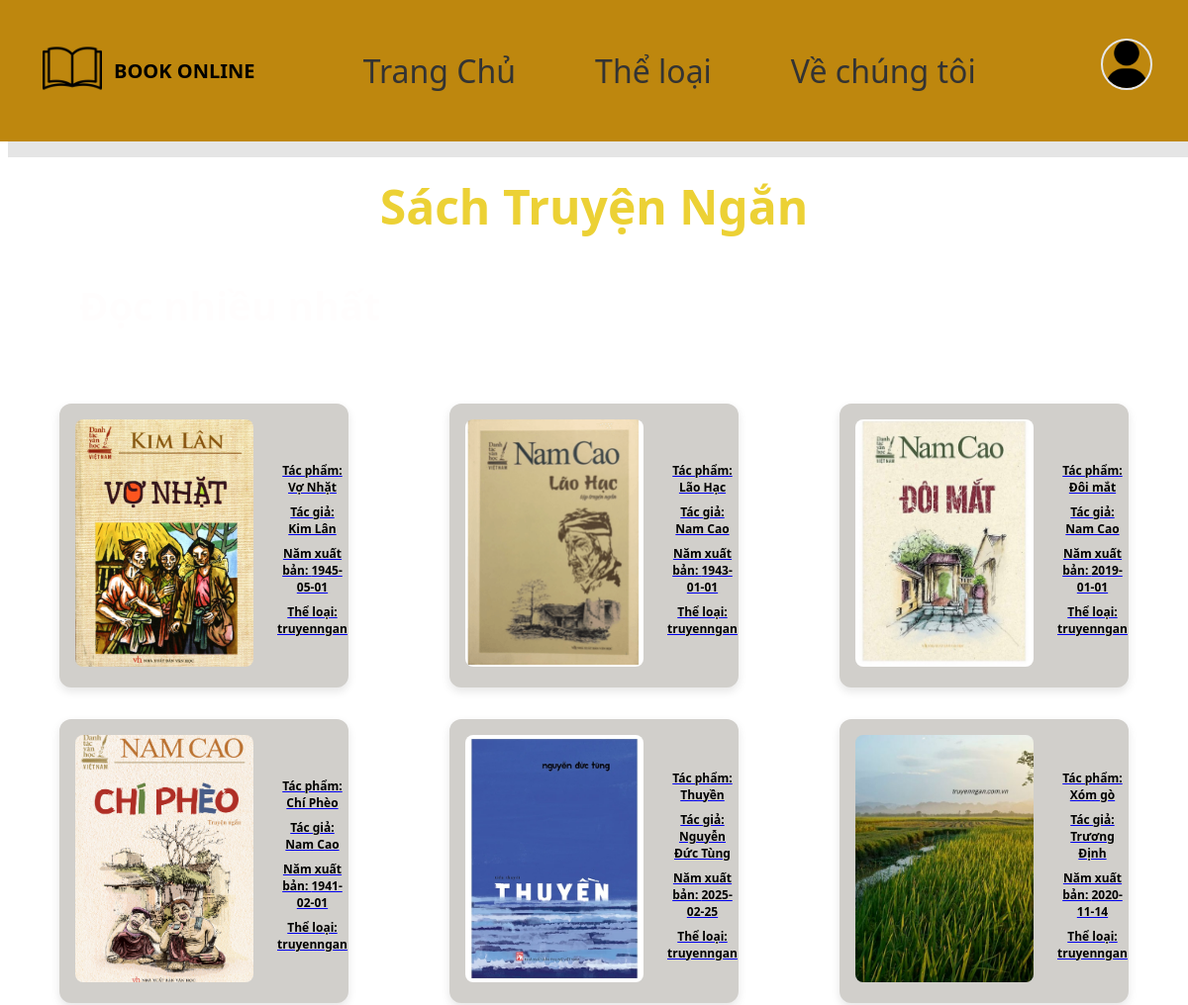
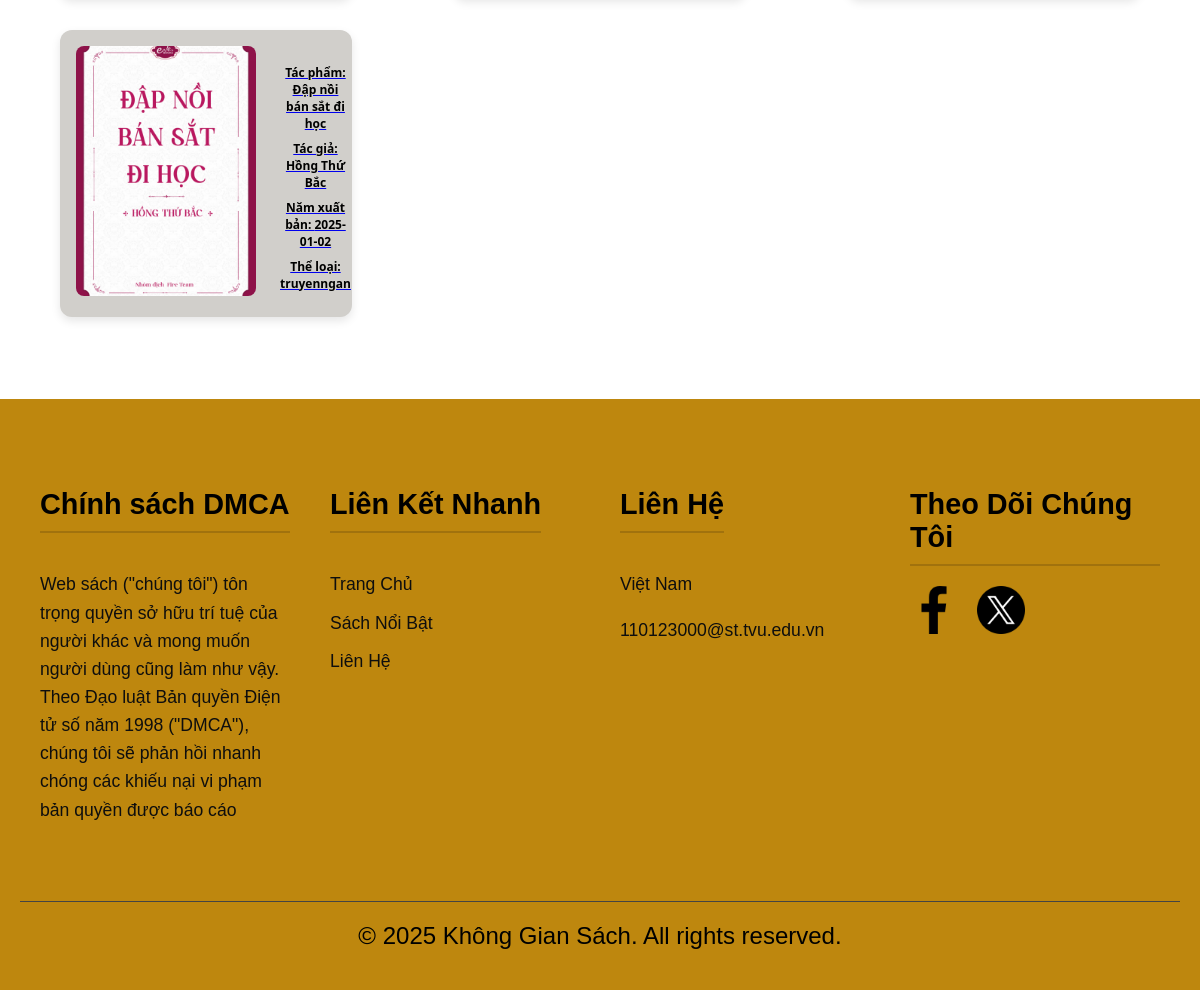
Screenshot of /Pages/genre.php?title=truyenngan with the database file from the repository (2 pictures, top to bottom).
### tables this page shows
CREATE TABLE books (
            id INTEGER PRIMARY KEY AUTOINCREMENT,
            title TEXT NOT NULL,
            author TEXT NOT NULL,
            cover_image_url TEXT, -- Vẫn giữ tên cột này nhưng sẽ lưu đường dẫn tệp
            summary TEXT,
            published_date TEXT,
            read_link TEXT UNIQUE
        , genre TEXT);

### Pages/genre.php (the view, shortened to what this page needs)
<!DOCTYPE html>
<html lang="en">
<head>
  <link rel="stylesheet" href="https://cdnjs.cloudflare.com/ajax/libs/font-awesome/6.5.2/css/all.min.css">
 <link rel="stylesheet" href="../../css/The_loai.css">
</head>
 <header><?php include '../Elements/header.php'; ?></header>
<body style="padding-top: 2rem;">
 <?php  require_once '../Elements/connect.php';
    $pdo = connect_db();
    $genre_param = isset($_GET['title']) ? $_GET['title'] : '';
    $display_title = 'Thể Loại Sách';
    $genre_mapping = [
        'ngontinh' => ['Sách Ngôn Tình', 'Ngôn Tình'],
        'tieuthuyet' => ['Sách Tiểu Thuyết', 'Tiểu Thuyết'],
        'kinhdi' => ['Sách Kinh Dị', 'Kinh Dị'],
        'hdpl' => ['Sách Hành Động & Phiêu Lưu', 'Hành Động,Phiêu Lưu'],
        'truyen3d' => ['Sách Truyện 3D', 'Truyện 3D'],
        'truyenngan' => ['Sách Truyện Ngắn', 'Truyện Ngắn'],
        'lichsu' => ['Sách Lịch Sử', 'Lịch Sử'],
        'tamly' => ['Sách Tâm Lý', 'Tâm Lý'],
        'cotich' => ['Sách Cổ Tích', 'Cổ Tích'],
    ];
    if (isset($genre_mapping[$genre_param])) {
        $display_title = $genre_mapping[$genre_param][0];
    }
    ?>
    <h1 class="tieude"><?php echo $display_title; ?></h1>
<p style="font-size: 2.5rem; margin-left: 5rem; font-weight: bold; color: #fffdfd;">Đọc nhiều nhất</p>
 <div class="featured-books">
        <?php
        $books = [];
        if (!empty($genre_param)) {
            $stmt = $pdo->prepare("SELECT * FROM books WHERE genre LIKE :genre_pattern ORDER BY id DESC LIMIT 8");
            $stmt->bindValue(':genre_pattern', '%' . $genre_param . '%');
            $stmt->execute();
            $books = $stmt->fetchAll();
        }
        if (count($books) > 0) {
            foreach ($books as $book) {
                ?>
                <div class="book-item">
                    <a href="../Pages/Read.php?id=<?php echo htmlspecialchars($book['id']); ?>">
                                <?php if (!empty($book['cover_image_url'])): ?>
                          <img src="../Admin/<?php echo htmlspecialchars($book['cover_image_url']); ?>" alt="Ảnh bìa" >
                            <?php else: ?>
                                            <img src="https://placehold.co/64x80/cccccc/333333?text=Không+Ảnh" alt="Không Ảnh" title="Không Ảnh Bìa">
                                        <?php endif; ?>
                    </a>
                    <a href="<?php echo htmlspecialchars($book['read_link']); ?>">
                        <div class="book-info">
                            <div class="book-title">Tác phẩm: <?php echo htmlspecialchars($book['title']); ?></div>
                            <div class="book-title">Tác giả: <?php echo htmlspecialchars($book['author']); ?></div>
                            <div class="book-title">Năm xuất bản: <?php echo htmlspecialchars($book['published_date']); ?></div>
                            <div class="book-title">Thể loại: <?php echo htmlspecialchars($book['genre']); ?></div>
                            </div>
                    </a>
                </div>
                <?php
            }
        } else {
            echo "<p style='font-size: 2rem; margin-left: 5rem; color: #ccc;'>Không tìm thấy sách nào cho thể loại này.</p>";
        }
        ?>
</div>
</body>
<footer><?php include '../Elements/footer.html'; ?></footer>
</html>

### Elements/header.php (shortened to what this page needs)
 <link rel="stylesheet" href="https://cdnjs.cloudflare.com/ajax/libs/font-awesome/6.5.2/css/all.min.css">
    <link rel="stylesheet" href="../css/header.css">
<table cellpadding="5">
    <tr>
        <td>
            <img src="../images/logo/book.png" alt="" width="60">
        </td>
        <td>
            <a href="#" class="logo"
                style="font-size: 20px; font-weight: bold; text-decoration: none; color: black;">BOOK
                ONLINE</a>
        </td>
    </tr>
</table>
<div class="menu">
    <a href="../Pages/index.php">Trang Chủ</a>
    <div class="dropdown">
        <a href="#">Thể loại</a>
    </div>
    <a href="../Pages/aboutus.php">Về chúng tôi</a>
</div>
<div class="icons">
            <a href="../Pages/login.php" class="user">
                <?php if (!empty($_SESSION['profile_picture'])): ?>
                    <img src="../Admin/<?php echo htmlspecialchars($_SESSION['profile_picture']); ?>" alt="Ảnh bìa"
                    >
                    <?php else: ?>
                    <img src="../images/logo/user.png" alt="Không Ảnh">
                    <?php endif; ?>
            </a>
    </div>

### css/The_loai.css (style rules this page uses)
.featured-books { display: flex; flex-wrap: wrap; gap: 2rem; justify-content: center; padding: 2rem; row-gap: 5rem; }
.book-item { width: 350px; text-align: center; }
.book-item img { width: 100%; height: 400px; object-fit: cover; border-radius: 10px; }
.book-title { margin-top: 0.5rem; font-size: 1.4rem; color: #333; font-weight: bold; }
footer { background-color: #be870e; padding: 40px 20px; font-family: Arial, sans-serif; margin-top: 50px; }
.footer-content { display: flex; flex-wrap: wrap; justify-content: space-around; max-width: 1200px; margin: 0 auto; }
.footer-section { flex: 1; min-width: 250px; margin: 20px; }
.footer-section h3 { color: #000000; margin-bottom: 20px; font-size: 1.8rem; border-bottom: 2px solid #644604; padding-bottom: 10px; display: inline-block; }
.footer-section p, .footer-section ul { font-size: 1.1rem; line-height: 1.6; color: #0e0e0e; }
.footer-section ul { list-style: none; padding: 0; }
.footer-section ul li { margin-bottom: 10px; }
.footer-section ul li a { color: #0e0e0e; text-decoration: none; transition: color 0.3s ease; }
.footer-section.contact p { margin-bottom: 10px; }
.social-icons a { color: #fff; font-size: 1.8rem; margin-right: 15px; transition: color 0.3s ease; }
.footer-bottom { text-align: center; margin-top: 40px; padding-top: 20px; border-top: 1px solid #444; font-size: 1.5rem; color: #000000; }
.tieude { text-align: center; font-size: 3rem; margin-top: 9rem; color: #ecd135; font-weight: bold; }
.featured-books { display: flex; flex-wrap: wrap; justify-content: space-between; gap: 2rem; padding: 2rem 5%; }
.book-item { display: flex; align-items: center; background: #d1cfcb; border-radius: 12px; padding: 1rem; box-shadow: 0 4px 10px rgba(0, 0, 0, 0.1); width: calc(30% - 2rem); min-height: 100px; gap: 1.5rem; box-sizing: border-box; }
.book-item img { width: 180px; height: 250px; object-fit: cover; border-radius: 8px; flex-shrink: 0; }
.book-info { display: flex; flex-direction: column; justify-content: center; }
.book-title { font-size: 12px; color: #000000; }
body { margin: 0; font-family: 'Segoe UI', Tahoma, Geneva, Verdana, sans-serif; background: #ffffff; }

### css/header.css (style rules this page uses)
header { position: absolute; top: 0; left: 0; right: 0; background: #be870e; padding: 2rem 3%; display: flex; align-items: center; justify-content: space-between; z-index: 1000; box-shadow: 0.5rem 1rem rgba(0, 0, 0, 0.1); }
header .logo { font-size: 2rem; color: #333; font-weight: bold; }
.menu { display: flex; align-items: center; gap: 2rem; position: relative; }
.menu a { font-size: 2rem; color: #333; padding: 0 1.5rem; text-decoration: none !important; }
.icons a { font-size: 3rem; color: #333; margin-left: 1.5rem; }
.user img { width: 3rem; }
.dropdown { position: relative; }
.icons { position: relative; display: inline-block; }
.user img { width: 3rem; height: 3rem; border-radius: 50%; object-fit: cover; border: 2px solid #e5e7eb; }

### css/footer.css (style rules this page uses)
footer { background-color: #be870e; padding: 40px 20px; font-family: Arial, sans-serif; margin-top: 50px; }
.footer-content { display: flex; flex-wrap: wrap; justify-content: space-around; max-width: 1200px; margin: 0 auto; }
.footer-section { flex: 1; min-width: 250px; margin: 20px; }
.footer-section h3 { color: #000000; margin-bottom: 20px; font-size: 1.8rem; border-bottom: 2px solid #a1720d; padding-bottom: 10px; display: inline-block; }
.footer-section p, .footer-section ul { font-size: 1.1rem; line-height: 1.6; color: #0e0e0e; }
.footer-section ul { list-style: none; padding: 0; }
.footer-section ul li { margin-bottom: 10px; }
.footer-section ul li a { color: #0e0e0e; text-decoration: none; transition: color 0.3s ease; }
.footer-section.contact p { margin-bottom: 10px; }
.social-icons a { color: #fff; font-size: 1.8rem; margin-right: 15px; transition: color 0.3s ease; }
.footer-bottom { text-align: center; margin-top: 40px; padding-top: 20px; border-top: 1px solid #444; font-size: 1.5rem; color: #000000; }
.social-icons a img { width: 3rem; }

### rows the page displays
books: cover_image_url (picture), title "Vợ Nhặt", author "Kim Lân", published_date "1945-05-01", genre "truyenngan"
books: cover_image_url (picture), title "Lão Hạc", author "Nam Cao", published_date "1943-01-01", genre "truyenngan"
books: cover_image_url (picture), title "Đôi mắt", author "Nam Cao", published_date "2019-01-01", genre "truyenngan"
books: cover_image_url (picture), title "Chí Phèo", author "Nam Cao", published_date "1941-02-01", genre "truyenngan"
books: cover_image_url (picture), title "Thuyền", author "Nguyễn Đức Tùng", published_date "2025-02-25", genre "truyenngan"
books: cover_image_url (picture), title "Xóm gò", author "Trương Định", published_date "2020-11-14", genre "truyenngan"
books: cover_image_url (picture), title "Đập nồi bán sắt đi học", author "Hồng Thứ Bắc", published_date "2025-01-02", genre "truyenngan"

### other values shown
$display_title "Sách Truyện Ngắn"
